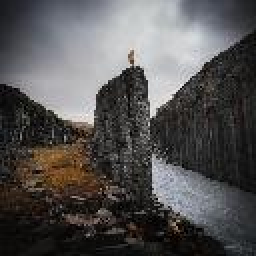
#> input picture python functions/Output_test_images/test_images_center_cropped/11.jpg, 128 x 128 px (shown 2 times larger); its folder holds 5 pictures in this run
$ jupyter execute --allow-errors new.ipynb   (shell and % lines are left out)
#> lines starting #> are read from the running program, lines starting #| are printed output that depends on the picture
[cell 1]
# TODO: Load all the images in a given directory
import os
file_paths = os.listdir("test_images_center_cropped/")

# sort files according to their names "1, 2, 3, 4, 5, 6, 7, 8, 9, 10, ..." order
file_paths.sort(key=lambda f: int(''.join(filter(str.isdigit, f))))
file_paths

[cell 2]
# TODO: Extract the prominent color of each image(R,G, B) and store it in a list
import cv2

def get_dominant_color(image):
    # Convert BGR to HSV
    hsv = cv2.cvtColor(image, cv2.COLOR_BGR2HSV)
    # Calculate the histogram
    hist = cv2.calcHist([hsv], [0, 1], None, [180, 256], [0, 180, 0, 256])
    # Calculate the dominant color
    _, max_val, _, max_loc = cv2.minMaxLoc(hist)
    return max_loc

colors = []
for file_path in file_paths:
    image = cv2.imread("test_images_center_cropped/" + file_path)
#> image is the input picture: shape (128, 128, 3); mean B, G, R 82.3, 82.6, 84.5
    colors.append(get_dominant_color(image))
#> in get_dominant_color, `hsv = cv2.cvtColor(image, cv2.COLOR_BGR2HSV)`: hsv: shape (128, 128, 3); mean H, S, V 58.4, 37.6, 87.7
#> in get_dominant_color, `hist = cv2.calcHist([hsv], [0, 1], None, [180, 256], [0, 180, 0, 256])`:
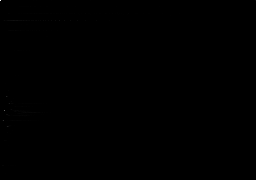
#> hist: shape (180, 256) float32; min 0, max 1695, mean 0.4; drawn with min black and max white
#> in get_dominant_color, `_, max_val, _, max_loc = cv2.minMaxLoc(hist)`: max_val = 1695; max_loc = (0, 0)
#> pass 2 of the loop `for file_path in file_paths:`:
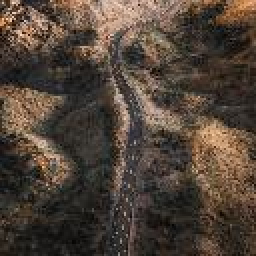
#> input picture python functions/Output_test_images/test_images_center_cropped/13.jpg, 128 x 128 px (shown 2 times larger)
#> image is the input picture: shape (128, 128, 3); mean B, G, R 56.4, 67.2, 80.3
#> hsv: shape (128, 128, 3); mean H, S, V 20.1, 72.1, 80.4
#> in get_dominant_color (call 2), `hist = cv2.calcHist([hsv], [0, 1], None, [180, 256], [0, 180, 0, 256])`:
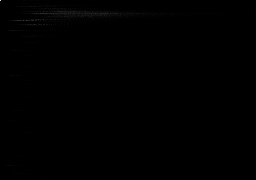
#> hist: shape (180, 256) float32; min 0, max 222, mean 0.4
#> max_val = 222
#> pass 3 of the loop `for file_path in file_paths:`:
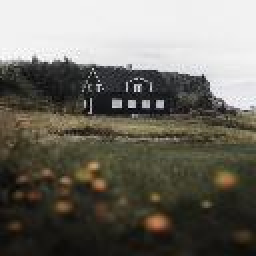
#> input picture python functions/Output_test_images/test_images_center_cropped/100.jpg, 128 x 128 px (shown 2 times larger)
#> image is the input picture: shape (128, 128, 3); mean B, G, R 100.1, 108.8, 111.6
#> hsv: shape (128, 128, 3); mean H, S, V 30.3, 51.2, 112.3
#> in get_dominant_color (call 3), `hist = cv2.calcHist([hsv], [0, 1], None, [180, 256], [0, 180, 0, 256])`:
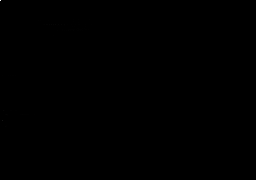
#> hist: shape (180, 256) float32; min 0, max 4234, mean 0.4; drawn with min black and max white
#> max_val = 4234
#> the loop made 5 passes; the first 3 are shown

colors

[cell 3]
import subprocess
import re

def get_most_prominent_color(image_path):
    """
    Runs an ImageMagick command to find the most prominent color in an image.

    Parameters:
    - image_path: Path to the image file.

    Returns:
    - most_prominent_color: Tuple (R, G, B) of the most prominent color.
    """
    try:
        # ImageMagick command to get the histogram and sort colors by frequency
        command = (
            f"convert {image_path} -scale 50x50! -depth 8 +dither "
            "-colors 8 -format \"%c\" histogram:info: | sort -r -n -k 1 -t \",\""
        )

        # Execute the command using subprocess and capture the output
        result = subprocess.check_output(command, shell=True, universal_newlines=True)

        # The first line of the result contains the most prominent color information
        first_line = result.splitlines()[0]

        # Use a regular expression to extract the RGB values from the line
        rgb_match = re.search(r'\((\d+),(\d+),(\d+)\)', first_line)

        if rgb_match:
            # Convert the RGB values to integers
            r = int(rgb_match.group(1))
            g = int(rgb_match.group(2))
            b = int(rgb_match.group(3))
            most_prominent_color = (r, g, b)
            return most_prominent_color
        else:
            raise ValueError("Could not parse RGB values.")

    except subprocess.CalledProcessError as e:
        print(f"Error running ImageMagick command: {e}")
    except Exception as e:
        print(f"An error occurred: {e}")

# Example usage
image_path = "test_images_center_cropped/13.jpg"  # Replace with the path to your image
#> image_path = 'test_images_center_cropped/13.jpg'
#> (the rest of this cell did not finish here and is left out)

dominant_color
